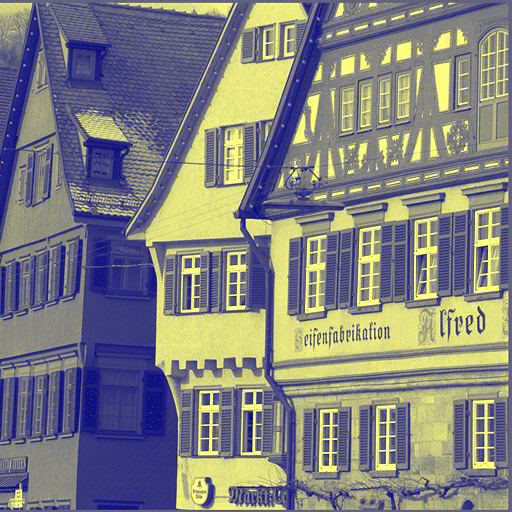
#> input picture secret/secretDCT.png, 512 x 512 px
$ python -i DCT.py   (imports and definitions only)
#> lines starting #> are read from the running program, lines starting #| are printed output that depends on the picture
from __future__ import print_function
import cv2, sys, numpy as np, itertools


from PIL import Image
import cv2

quant = np.array([[16, 11, 10, 16, 24, 40, 51, 61],
                  [12, 12, 14, 19, 26, 58, 60, 55],
                  [14, 13, 16, 24, 40, 57, 69, 56],
                  [14, 17, 22, 29, 51, 87, 80, 62],
                  [18, 22, 37, 56, 68, 109, 103, 77],
                  [24, 35, 55, 64, 81, 104, 113, 92],
                  [49, 64, 78, 87, 103, 121, 120, 101],
                  [72, 92, 95, 98, 112, 100, 103, 99]])


class DCT():
    def __init__(self, imPath):
        self.imPath = imPath
        self.message = None
        self.bitMess = None
        self.oriCol = 0
        self.oriRow = 0
        self.numBits = 0

    """Input: secret - secret message to be hidden
              outIm - name of the image you want to be output
       Function: takes message to be hidden and preforms dct stegonography to hide the image within the least
                  significant bits of the DC coefficents.
       Output: writes out an image with the encoded message"""
    def is_grey_scale(self):
        img1 = Image.open(self.imPath).convert('RGB')
        w,h = img1.size
        for i in range(w):
            for j in range(h):
                r,g,b = img1.getpixel((i,j))
                if r != g != b: return False
        return True

    # [137 lines left out: function DCTEn, not called in this run]

    """Input: no input needed for function
      Function: takes an image with a hidden dct encoded message and extracts the message into plaintext
      Output: returns the plaintext string of the hidden message found"""

    def DCTDe(self):

        img = cv2.imread(self.imPath, cv2.IMREAD_UNCHANGED)
#> img is the input picture: shape (512, 512, 3); mean B, G, R 127.9, 127.8, 127.8
        colored_grayscale = 0
        grayscale = 0

        if self.is_grey_scale() and len(img.shape) == 3:
            colored_grayscale = 1
            print("Colored Grayscale")
        elif len(img.shape) == 2:
            grayscale = 1
            print("Grayscale Image")

        row, col = img.shape[:2]
#> row = 512; col = 512

        messSize = None
        messageBits = []
        buff = 0

        # split image into RGB channels
        if colored_grayscale == 1:
            bImg, gImg, rImg, aImg = cv2.split(img)
#            aImg, gImg, rImg, bImg = cv2.split(img)
        elif grayscale == 1:
            bImg = img
        else:
            bImg, gImg, rImg = cv2.split(img)
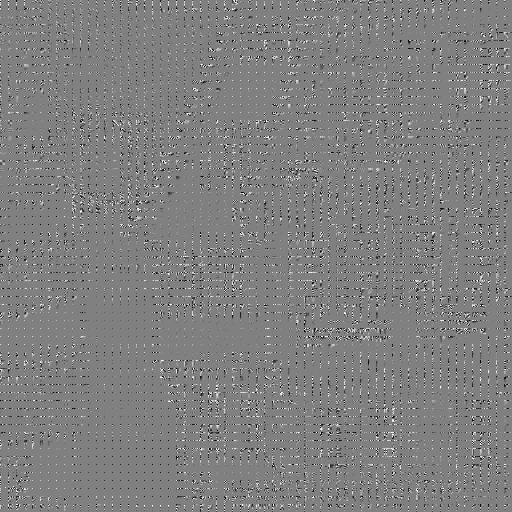
#> bImg: shape (512, 512); min 0, max 255, mean 127.9
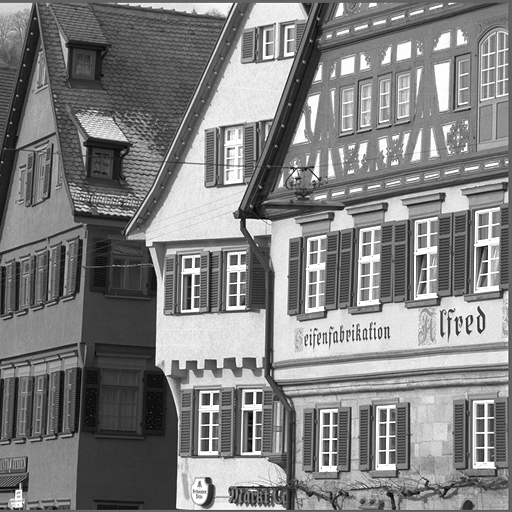
#> gImg: shape (512, 512); min 1, max 255, mean 127.8
#            aImg, gImg, rImg, bImg = cv2.split(img)


        # print(bImg[0:8,0:8])
        # message hid in blue channel so converted to type float32 for dct function
        bImg = np.float32(bImg)
        # print(bImg[0:8,0:8])

        # break into 8x8 blocks
        imgBlocks = [bImg[j:j + 8, i:i + 8] - 128 for (j, i) in itertools.product(range(0, row, 8),
                                                                                  range(0, col, 8))]
#> imgBlocks = 4096 items
        # blocks run through quantization table
        # quantizedDCT = [dct_Block/ (quant) for dct_Block in dctBlocks]
        quantizedDCT = [img_Block / quant for img_Block in imgBlocks]
#> quantizedDCT = 4096 items
        # print(quantizedDCT[1][0])
        i = 0
        # message extracted from LSB of DC coeff
        for quantizedBlock in quantizedDCT:
            DC = quantizedBlock[0][0]
            DC = np.uint8(DC)
            DC = np.unpackbits(DC)
            if DC[7] == 1:
                buff += (0 & 1) << (7 - i)
            elif DC[7] == 0:
                buff += (1 & 1) << (7 - i)
            i = 1 + i
            if i == 8:

                messageBits.append(chr(buff))
                buff = 0
                i = 0

                if messageBits[-1] == '*' and messSize is None:
                    try:
                        messSize = int(''.join(messageBits[:-1]))
                    except:
                        pass
            if len(messageBits) - len(str(messSize)) - 1 == messSize:
                return ''.join(messageBits)[len(str(messSize)) + 1:]
#> this loop made 1056 passes
#> DC on passes 1 to 12: [0, 0, 0, 0, 0, 1, 1, 1], [0, 0, 0, 0, 0, 1, 1, 1], [1, 1, 1, 1, 1, 0, 0, 0], [0, 0, 0, 0, 0, 1, 1, 0], [1, 1, 1, 1, 1, 1, 1, 1], [0, 0, 0, 0, 0, 0, 1, 1], [0, 0, 0, 0, 0, 0, 1, 1], [0, 0, 0, 0, 0, 0, 1, 0], [0, 0, 0, 0, 0, 0, 0, 1], [0, 0, 0, 0, 0, 0, 0, 1], [0, 0, 0, 0, 0, 0, 1, 0], [1, 1, 1, 1, 1, 1, 0, 0]
#> after the loop, buff = 0; i = 0; messSize = 128; messageBits = 132 items, first 6: '1', '2', '8', '*', '!', 'w'

        return ''

    """Helper function to 'stitch' new image back together"""

    # [4 lines left out: function chunks, not called in this run]

    """Input: no input
        Function: loads image into memory
        Output: returns the memory where the image is"""

    # [8 lines left out: function loadImage, not called in this run]

    """Input: img-the image to be padded
              row-the number of rows of pixels in the image
              col-the number of columns in the image
       Function: add 'Padding' making image dividable by 8x8 blocks
       Output: returns the new padded image"""

    def addPadd(self, img, row, col):
        img = cv2.resize(img, (col + (8 - col % 8), row + (8 - row % 8)))
        return img

    """Input: no inputs
        Function: transforms the message that is wanted to be hidden from plaintext to a list of bits
        Output: returns the list of strings of bits"""

    # [11 lines left out: function toBits, not called in this run]

#https://www.gizbot.com/news/how-indian-cyber-security-startups-are-growing-list-of-startups-064703.html
#https://www.goodfirms.co/directory/city/top-software-development-companies/bangalore


>>> result = DCT('secret/secretDCT.png').DCTDe()
